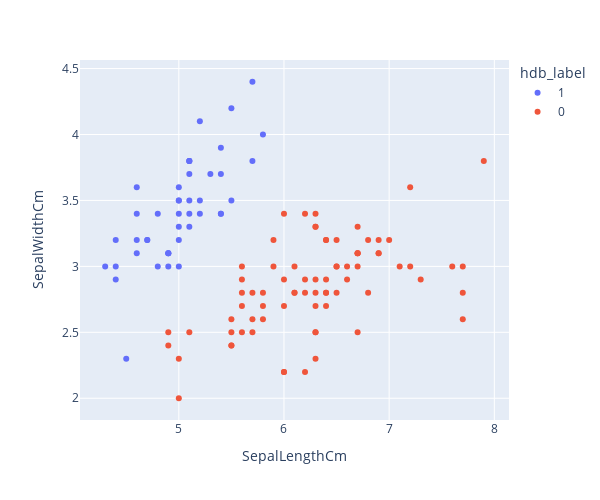

Notebook code cell kept with this figure:
### Code cell
hdb_df = X_iris.copy()
hdb_df["hdb_label"] = hdb_label
hdb_df["hdb_label"] = hdb_df["hdb_label"].astype(str)

fig = px.scatter(hdb_df, x = 'SepalLengthCm', y = 'SepalWidthCm', color="hdb_label")
fig.update_layout(width=600, height=500)
fig.show() # visualisation du résultat obtenu avec HDBSCAN

### Figure 1 — Plotly figure (JSON) as saved in the notebook; plotly's stock layout.template omitted (floating-point values rounded to 4 significant figures)
{"data": [{"hovertemplate": "hdb_label=1<br>SepalLengthCm=%{x}<br>SepalWidthCm=%{y}<extra></extra>", "legendgroup": "1", "marker": {"color": "#636efa", "symbol": "circle"}, "mode": "markers", "name": "1", "orientation": "v", "showlegend": true, "type": "scatter", "x": [5.2, 4.6, 5.5, 5, 4.4, 4.8, 5.5, 4.6, 5, 4.7, 5, 4.5, 5.7, 5, 4.9, 5.2, 5, 4.8, 4.4, 5.3, 5.1, 5.4, 5.1, 5.7, 5, 4.3, 5, 4.6, 4.9, 5.1, 5.1, 4.9, 5.4, 5.2, 5.1, 5.1, 4.7, 4.4, 4.9, 4.6, 5.4, 5.1, 5.8, 5.4], "xaxis": "x", "y": [4.1, 3.1, 3.5, 3.4, 2.9, 3.4, 4.2, 3.2, 3.6, 3.2, 3.2, 2.3, 3.8, 3, 3.1, 3.5, 3.5, 3, 3, 3.7, 3.4, 3.4, 3.8, 4.4, 3.5, 3, 3.3, 3.6, 3.1, 3.5, 3.3, 3.1, 3.9, 3.4, 3.8, 3.8, 3.2, 3.2, 3, 3.4, 3.4, 3.7, 4, 3.7], "yaxis": "y"}, {"hovertemplate": "hdb_label=0<br>SepalLengthCm=%{x}<br>SepalWidthCm=%{y}<extra></extra>", "legendgroup": "0", "marker": {"color": "#EF553B", "symbol": "circle"}, "mode": "markers", "name": "0", "orientation": "v", "showlegend": true, "type": "scatter", "x": [6.2, 6, 5.5, 6.8, 6.4, 5.8, 6.3, 5.5, 5.6, 6.4, 5, 6.5, 6.7, 6.3, 5.6, 7.7, 6.3, 4.9, 6.5, 5.6, 6.3, 6.7, 6.3, 6.4, 5.7, 6.3, 6.1, 5.5, 5.5, 7.2, 7.7, 6.1, 6, 6.4, 6.8, 6.9, 7.1, 6, 6.3, 6.7, 6, 6.3, 6.3, 7.7, 6.7, 6.1, 5.6, 6.2, 7.9, 5.7, 6, 6.2, 4.9, 7.6, 5.7, 5.9, 7.3, 5.8, 5.8, 6.5, 6.7, 5.9, 5.6, 6.9, 6.6, 7, 5.1, 6.4, 7.2, 6.9, 6.5, 6.4, 6.2, 5, 6.6, 6.7], "xaxis": "x", "y": [3.4, 2.9, 2.4, 3.2, 3.2, 2.7, 2.3, 2.6, 2.5, 3.2, 2.3, 2.8, 3.3, 3.3, 2.9, 3, 2.5, 2.4, 3, 2.8, 3.4, 3.1, 2.7, 2.8, 2.6, 2.8, 2.8, 2.5, 2.4, 3, 2.6, 3, 3.4, 2.9, 2.8, 3.1, 3, 2.2, 2.5, 3.1, 2.7, 3.3, 2.9, 2.8, 3, 2.8, 2.7, 2.9, 3.8, 2.8, 2.2, 2.2, 2.5, 3, 2.5, 3, 2.9, 2.8, 2.6, 3.2, 3.1, 3.2, 3, 3.1, 2.9, 3.2, 2.5, 2.7, 3.6, 3.2, 3, 2.8, 2.8, 2, 3, 2.5], "yaxis": "y"}], "layout": {"height": 500, "legend": {"title": {"text": "hdb_label"}, "tracegroupgap": 0}, "margin": {"t": 60}, "width": 600, "xaxis": {"anchor": "y", "domain": [0, 1], "title": {"text": "SepalLengthCm"}}, "yaxis": {"anchor": "x", "domain": [0, 1], "title": {"text": "SepalWidthCm"}}}}
